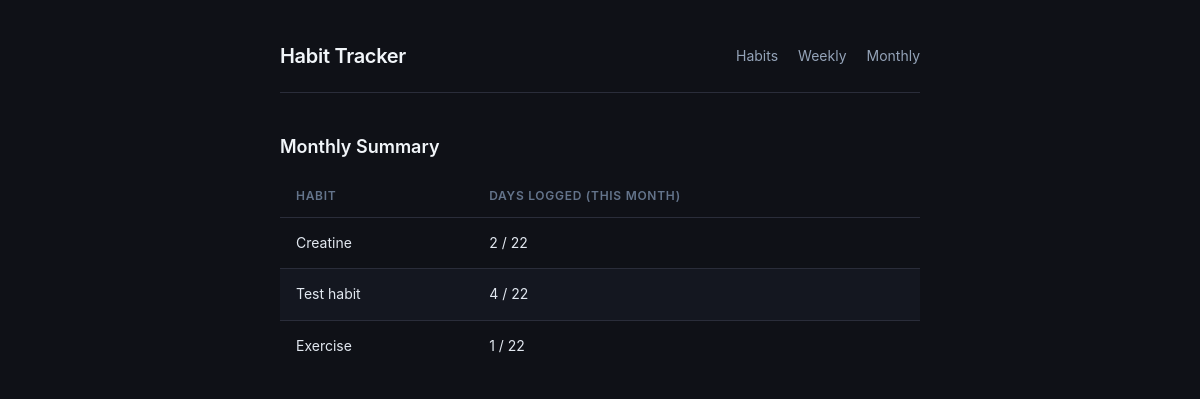
/monthly, run on the app's committed database.
### tables this page shows
CREATE TABLE habits (
            id INTEGER PRIMARY KEY AUTOINCREMENT,
            name TEXT NOT NULL UNIQUE,
            created_at DATE DEFAULT (DATE('now'))
        );

### app.py (the view)
@app.route("/monthly")
def monthly_summary():
    summary = get_monthly_summary()
    return render_template("monthly.html", summary=summary)

### database.py (called while the page is built)
def get_connection():
    conn = sqlite3.connect(DB_NAME)
    conn.row_factory = sqlite3.Row
    return conn

def get_monthly_summary():
    conn = get_connection()
    today = date.today()
    month_start = today.replace(day=1)
    days_in_month = (today - month_start).days + 1
    habits = conn.execute("SELECT * FROM habits ORDER BY created_at DESC").fetchall()
    summary = []
    for habit in habits:
        count = conn.execute(
            "SELECT COUNT(*) FROM logs WHERE habit_id = ? AND logged_date BETWEEN ? AND ?",
            (habit["id"], month_start.isoformat(), today.isoformat())
        ).fetchone()[0]
        summary.append({"name": habit["name"], "count": count, "out_of": days_in_month})
    conn.close()
    return summary

### templates/monthly.html (shortened to what this page needs)
{% extends "base.html" %}
{% block content %}
<h2>Monthly Summary</h2>
{% if summary %}
<table>
    <thead>
        <tr>
            <th>Habit</th>
            <th>Days logged (this month)</th>
        </tr>
    </thead>
    <tbody>
        {% for row in summary %}
        <tr>
            <td>{{ row["name"] }}</td>
            <td>{{ row["count"] }} / {{ row["out_of"] }}</td>
        </tr>
        {% endfor %}
    </tbody>
</table>
{% else %}
<p class="empty">No habits yet. <a href="/">Add some!</a></p>
{% endif %}
{% endblock %}

### static/style.css (style rules this page uses)
*, *::before, *::after { box-sizing: border-box; margin: 0; padding: 0; }
body { background-color: #0f1117; color: #e2e8f0; font-family: -apple-system, BlinkMacSystemFont, "Segoe UI", Roboto, sans-serif; font-size: 15px; line-height: 1.6; }
h2 { font-size: 18px; font-weight: 600; color: #f1f5f9; margin-bottom: 24px; }
table { width: 100%; border-collapse: collapse; }
thead th { text-align: left; font-size: 12px; font-weight: 600; text-transform: uppercase; letter-spacing: 0.06em; color: #64748b; padding: 0 16px 12px; }
tbody tr { border-top: 1px solid #2a2d3a; }
tbody tr:nth-child(even) { background: #141720; }
tbody td { padding: 14px 16px; font-size: 14px; color: #e2e8f0; }

### data on the page
habits: name "Creatine", count "2", out_of "22"
habits: name "Test habit", count "4", out_of "22"
habits: name "Exercise", count "1", out_of "22"
